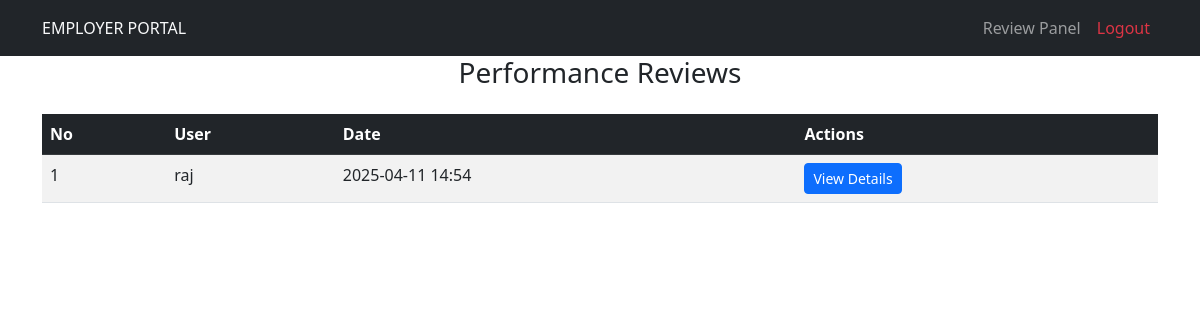
The app's page /reviews/10 (signed in) with its own data.
### accounts/models.py (models this page shows, shortened)
class CustomUser(AbstractUser):
    user_type = models.CharField(max_length=10, choices=UserTypes.choices, default="")
    position = models.CharField(max_length=100, blank=True, null=True)

class PerformanceReview(models.Model):
    user = models.ForeignKey(CustomUser, on_delete=models.CASCADE)  # employee or intern
    date = models.DateTimeField(auto_now_add=True)
    productivity_score = models.IntegerField()
    punctuality_score = models.IntegerField()
    collaboration_score = models.IntegerField()
    goals = models.TextField()
    feedback = models.TextField()

### accounts/views.py (the view)
# urls.py: path('reviews/<int:user_id>', views.allReview, name='all_reviews'),
def allReview(request, user_id):
    allReviews = PerformanceReview.objects.filter(user_id=user_id).order_by("-id")
    data={
        'allReviews': allReviews,
    }
    return render(request, "manager/allReview.html", data)

### templates/manager/allReview.html
{% extends "extend/base.html" %}
{% load static %}
{% block content %}
    <div class="container" id="perfom_review">
        <h3 class="text-center mb-4">Performance Reviews</h3>
        <div class="table-responsive">
            <table class="table table-striped table-hover">
                <thead class="table-dark">
                    <tr>
                        <th scope="col">No</th>
                        <th scope="col">User</th>
                        <th scope="col">Date</th>
                        <th scope="col">Actions</th>
                    </tr>
                </thead>
                <tbody>
                    {% for review in allReviews %}
                    <tr>
                        <td>{{ forloop.counter }}</td>
                        <td>{{ review.user.username }}</td>
                        <td>{{ review.date|date:"Y-m-d H:i" }}</td>
                        <td>
                            <a href="{% url 'performance_details' review.id %}">
                            <button class="btn btn-primary btn-sm">View Details</button> </a>
                        </td>
                    </tr>
                    {% endfor %}
                </tbody>
            </table>
        </div>
    </div>
</body>
</html>
{% endblock content %}

### templates/include/header.html (shortened to what this page needs)
<!DOCTYPE html>
{% load static %}
<html lang="en">
<head>
    <link href="https://cdn.jsdelivr.net/npm/bootstrap@5.3.0/dist/css/bootstrap.min.css" rel="stylesheet">
</head>
<body>
    <nav class="navbar navbar-expand-lg navbar-dark bg-dark">
        <div class="container text-light">
        {% if user.is_authenticated %}
            {{ user.user_type|upper }} PORTAL
        {% else %}
            Please log in.
        {% endif %}
            <div class="collapse navbar-collapse" id="navbarNav">
                <ul class="navbar-nav ms-auto">
                    <li class="nav-item"><a class="nav-link " href="#">Review Panel</a></li>
                    <li class="nav-item"><a class="nav-link text-danger" href="{% url 'logout' %}">Logout</a></li>
                </ul>
            </div>
        </div>
    </nav>

### records on screen
CustomUser: user_type "EMPLOYER"
PerformanceReview: user.username "raj", date "2025-04-11 14:54"
